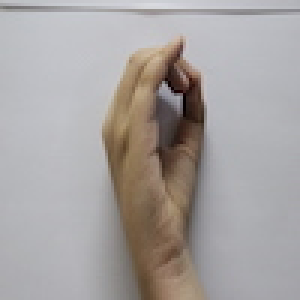
#> input picture Dataset/0/IMG_1239.JPG, 100 x 100 px, given in place of the camera (shown 3 times larger)
$ python collect_dataset.py
#> lines starting #> are read from the running program, lines starting #| are printed output that depends on the picture; after the words box and inside, x2 and y2 are one past the last pixel; in counts of white or black regions, pixels touching at a corner belong together
import os
import cv2
import time

def setup_folders(root="Dataset"):
#> called with root = './Dataset'
    if not os.path.exists(root):
        os.makedirs(root)
    for i in range(10):
        class_path = os.path.join(root, str(i))
        os.makedirs(class_path, exist_ok=True)

def get_next_index(folder):
    files = [f for f in os.listdir(folder) if f.endswith(".jpg")]
    numbers = [int(f.split(".")[0]) for f in files if f.split(".")[0].isdigit()]
    return max(numbers) + 1 if numbers else 1

def get_image_count(folder):
    return len([f for f in os.listdir(folder) if f.endswith(".jpg")])

dataset_path = "./Dataset"
roi_start, roi_end = (100, 100), (300, 300)
img_size = (100, 100)
font = cv2.FONT_HERSHEY_SIMPLEX

setup_folders(dataset_path)
cap = cv2.VideoCapture(0)
print("Press 0–9 to capture, 'q' to quit.")

last_save_time = time.time()

while True:
    ret, frame = cap.read()
#> frame is the input picture: shape (100, 100, 3); mean B, G, R 160.7, 162, 166.8
    if not ret:
        break

    frame = cv2.flip(frame, 1)
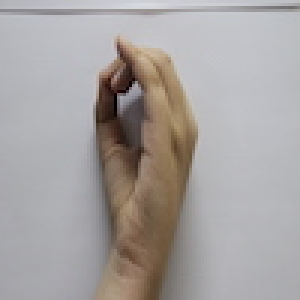
#> frame: shape (100, 100, 3) (shown 3 times larger); mean B, G, R 160.7, 162, 166.8
    x1, y1 = roi_start
    x2, y2 = roi_end

    cv2.rectangle(frame, roi_start, roi_end, (0, 255, 0), 2)
    cv2.putText(frame, "Press 0–9 to capture", (x1, y1 - 10), font, 0.7, (255, 0, 0), 2)

    for i in range(10):
        count = get_image_count(os.path.join(dataset_path, str(i)))
        cv2.putText(frame, f"{i}: {count}", (10, 30 + i * 25), font, 0.6, (0, 255, 255), 2)
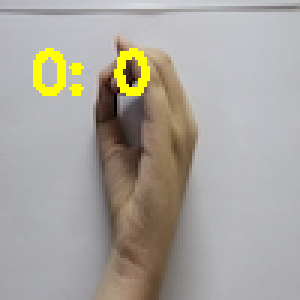
#> frame: shape (100, 100, 3) (shown 3 times larger); 2.4% of pixels changed, all inside (x1, y1, x2, y2) = (11, 16, 50, 32)

    roi = frame[y1:y2, x1:x2]
#> roi = empty array
#> (the run stopped early here; a loop or call above may not have finished)

$ run again, on Dataset/0/IMG_1249.JPG
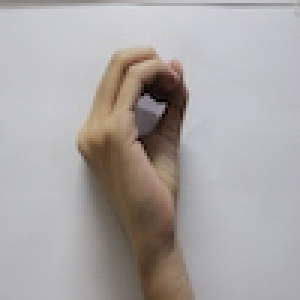
#> input picture Dataset/0/IMG_1249.JPG, 100 x 100 px, given in place of the camera (shown 3 times larger)
#> frame is the input picture: shape (100, 100, 3); mean B, G, R 164.7, 165.7, 170.5
#> `frame = cv2.flip(frame, 1)`:
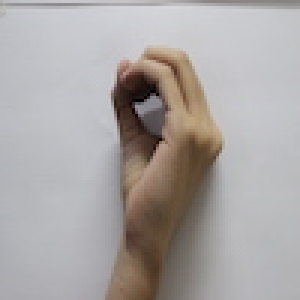
#> frame: shape (100, 100, 3) (shown 3 times larger); mean B, G, R 164.7, 165.7, 170.5
#> `cv2.putText(frame, f"{i}: {count}", (10, 30 + i * 25), font, 0.6, (0, ..`:
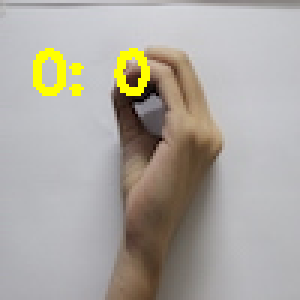
#> frame: shape (100, 100, 3) (shown 3 times larger); 2.4% of pixels changed, all inside (x1, y1, x2, y2) = (11, 16, 50, 32)
#> roi = empty array

$ run again, on Dataset/0/IMG_4213.JPG
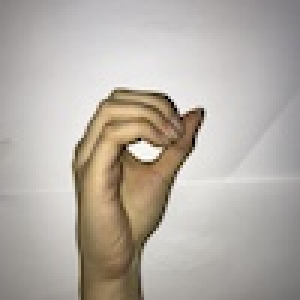
#> input picture Dataset/0/IMG_4213.JPG, 100 x 100 px, given in place of the camera (shown 3 times larger)
#> frame is the input picture: shape (100, 100, 3); mean B, G, R 166.2, 174, 180.7
#> `frame = cv2.flip(frame, 1)`:
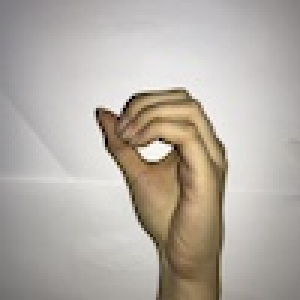
#> frame: shape (100, 100, 3) (shown 3 times larger); mean B, G, R 166.2, 174, 180.7
#> `cv2.putText(frame, f"{i}: {count}", (10, 30 + i * 25), font, 0.6, (0, ..`:
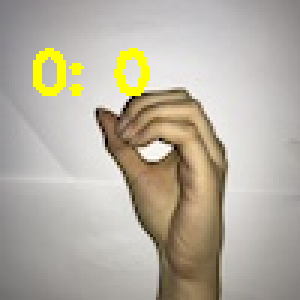
#> frame: shape (100, 100, 3) (shown 3 times larger); 2.4% of pixels changed, all inside (x1, y1, x2, y2) = (11, 16, 50, 32)
#> roi = empty array

$ run again, on Dataset/0/IMG_4276.JPG
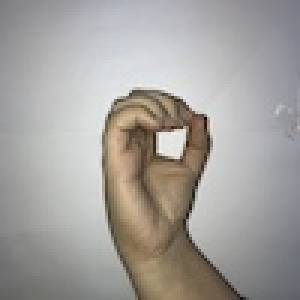
#> input picture Dataset/0/IMG_4276.JPG, 100 x 100 px, given in place of the camera (shown 3 times larger)
#> frame is the input picture: shape (100, 100, 3); mean B, G, R 157.2, 160.9, 164.3
#> `frame = cv2.flip(frame, 1)`:
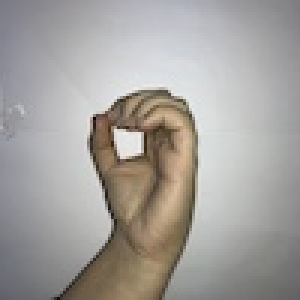
#> frame: shape (100, 100, 3) (shown 3 times larger); mean B, G, R 157.2, 160.9, 164.3
#> `cv2.putText(frame, f"{i}: {count}", (10, 30 + i * 25), font, 0.6, (0, ..`:
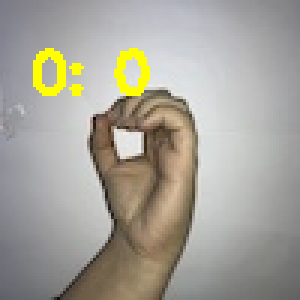
#> frame: shape (100, 100, 3) (shown 3 times larger); 2.4% of pixels changed, all inside (x1, y1, x2, y2) = (11, 16, 50, 32)
#> roi = empty array
